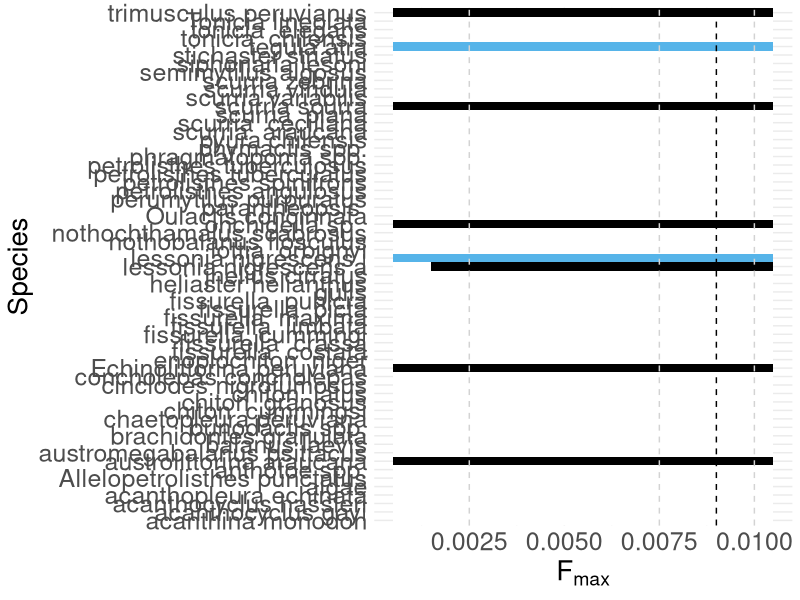
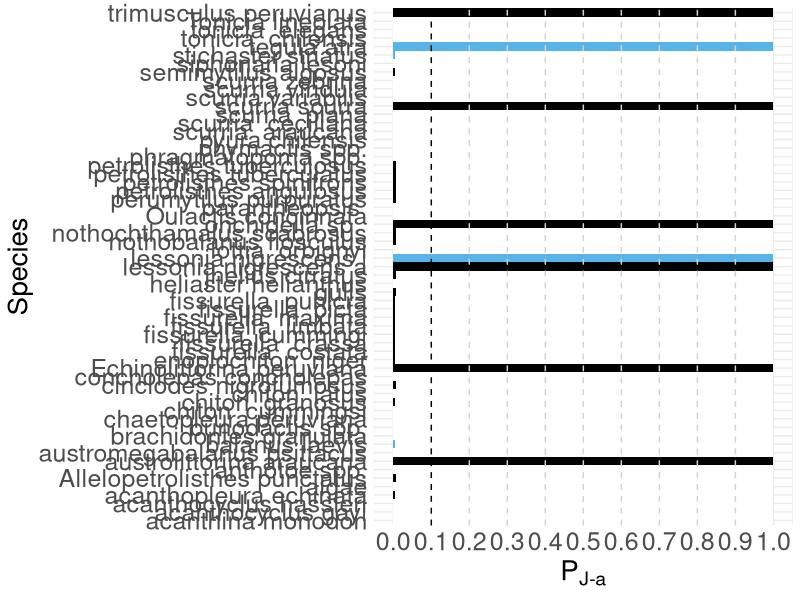
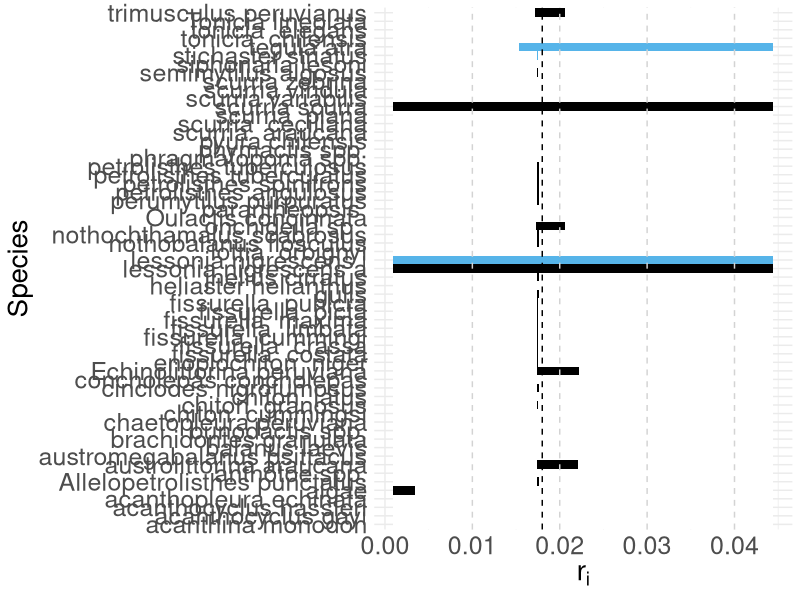
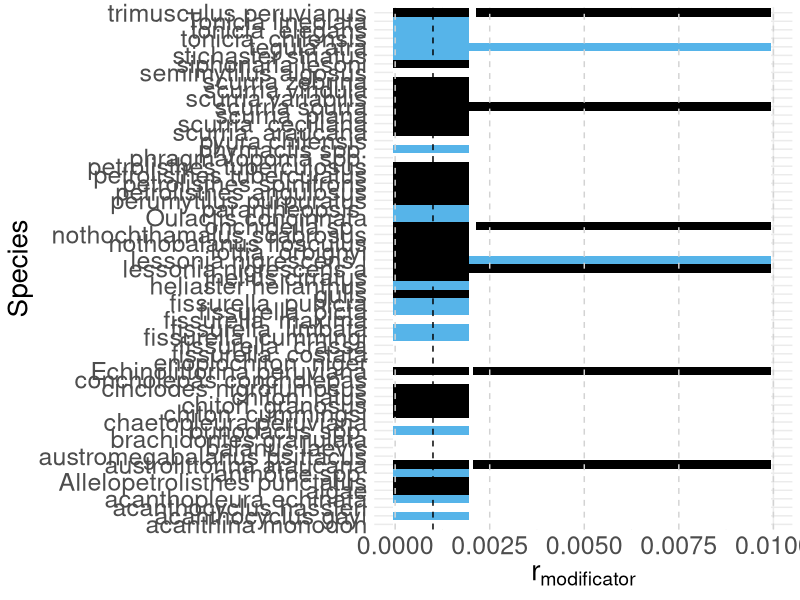

Source code (R) for these figures, in order:
library(tidyr)
library(tidyverse)

# Data uploading

change_Fmax <- read.csv('change_Fmax.csv', header=T)                 # Fmax output
change_Pja <- read.csv('change_Pja.csv', header=T)                   # Pja output
change_ralgae <- read.csv('change_ralgae.csv', header=T)             # r_i output
change_rmodificator <- read.csv('change_rmodificator.csv', header=T) # r modificator output

########## Plot F_max #####################

ggplot(change_Fmax, aes(y=sp, x= value_Fmax, fill=qual_change))+
  geom_tile()+
  geom_vline(xintercept = c(0.009), linetype='dashed')+ #parameter = 0.009
  geom_vline(xintercept = c(0.0025, 0.0075, 0.01), linetype='dashed', colour='lightgray')+ #  0.001,0.003, 0.006, 0.01
  theme_minimal()+
  scale_x_continuous(breaks = c(0,0.0025,0.005, 0.0075,0.01))+
  #scale_y_discrete(expand = c(0, 0))+
  scale_fill_manual(values=c('black', '#56B4E9', 'white'))+
  labs(y='Species', x= bquote(F['max']), fill='Change')+
  theme(axis.title  = element_text(size=20),
        axis.text.x = element_text(size=18),
        axis.text.y = element_text(size = 18),
        legend.position = 'none')

######### PLot P_j->a    ########################

ggplot(filter(change_Pja, qual_change %in% c('Decrease', 'Increase', 'Less than 5% change')), aes(y=sp, x= value_Pja, fill=qual_change))+
  geom_tile()+
  theme_minimal()+
  scale_x_continuous(breaks=c(0, 0.1, 0.2,0.3,0.4,0.5,0.6,0.7,0.8,0.9, 1), limits = c(0,1))+
  geom_vline(xintercept = c(0.2,0.3,0.4,0.5,0.6,0.7,0.8,0.9), linetype='dashed', colour='lightgray')+
  geom_vline(xintercept = c(0.1), linetype='dashed', colour='black')+ # parameter value for simulation in paper
  scale_fill_manual(values=c('black', '#56B4E9', 'white'))+
  labs(y='Species', x= bquote(P['J-a']), fill='Change')+
  theme(axis.title  = element_text(size=20),
        axis.text.x = element_text(size=18),
        axis.text.y = element_text(size = 18),
        legend.position = 'none')

######## Plot r_i ####################### 

ggplot(filter(change_ralgae, qual_change %in% c('Decrease', 'Increase', 'Less than 5% change')), aes(y=sp, x= value_ralgae, fill=qual_change))+
  geom_tile()+
  theme_minimal()+
  geom_vline(xintercept = c(0.01,0.02,0.03,0.04), linetype='dashed', colour='lightgray')+
  geom_vline(xintercept = c(0.0180), linetype='dashed', colour='black')+ # parameter value for simulation in paper
  scale_fill_manual(values=c('black', '#56B4E9', 'white'))+
  labs(y='Species', x= bquote(r['i']), fill='Change')+
  theme(axis.title  = element_text(size=20),
        axis.text.x = element_text(size=18),
        axis.text.y = element_text(size = 18),
        legend.position = 'none')

########### Plot r modificator ################

ggplot(filter(change_rmodificator, qual_change %in% c('Decrease', 'Increase', 'Less than 5% change') &
                value_rmodificator < 0.01), 
       aes(y=sp, x= value_rmodificator, fill=qual_change))+
  geom_tile()+
  theme_minimal()+
  #scale_x_continuous(breaks=c(0,0.01, 0.02, 0.03,0.04, 0.05, 0.06))+
  geom_vline(xintercept = c(0,0.0025, 0.0050, 0.0075, 0.01), linetype='dashed', colour='lightgray')+
  geom_vline(xintercept = c(0.001), linetype='dashed', colour='black')+ # parameter value for simulation in paper
  scale_fill_manual(values=c('black', '#56B4E9', 'white'))+
  labs(y='Species', x= bquote(r['modificator']), fill='Change')+
  theme(axis.title  = element_text(size=20),
        axis.text.x = element_text(size=18),
        axis.text.y = element_text(size = 18),
        legend.position = 'none')
